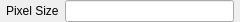
<?xml version="1.0" encoding="UTF-8"?>
<ui version="4.0">
 <class>widPixelSize</class>
 <widget class="QWidget" name="widPixelSize">
  <property name="geometry">
   <rect>
    <x>0</x>
    <y>0</y>
    <width>240</width>
    <height>20</height>
   </rect>
  </property>
  <property name="sizePolicy">
   <sizepolicy hsizetype="MinimumExpanding" vsizetype="Minimum">
    <horstretch>0</horstretch>
    <verstretch>0</verstretch>
   </sizepolicy>
  </property>
  <property name="windowTitle">
   <string>Form</string>
  </property>
  <layout class="QFormLayout" name="formLayout">
   <property name="sizeConstraint">
    <enum>QLayout::SetDefaultConstraint</enum>
   </property>
   <property name="leftMargin">
    <number>6</number>
   </property>
   <property name="topMargin">
    <number>0</number>
   </property>
   <property name="rightMargin">
    <number>6</number>
   </property>
   <property name="bottomMargin">
    <number>0</number>
   </property>
   <item row="0" column="0">
    <widget class="QLabel" name="lblPixelSize">
     <property name="text">
      <string>Pixel Size</string>
     </property>
    </widget>
   </item>
   <item row="0" column="1">
    <widget class="QLineEdit" name="lePixelSize">
     <property name="minimumSize">
      <size>
       <width>100</width>
       <height>0</height>
      </size>
     </property>
     <property name="baseSize">
      <size>
       <width>0</width>
       <height>0</height>
      </size>
     </property>
    </widget>
   </item>
  </layout>
 </widget>
 <resources/>
 <connections/>
</ui>
